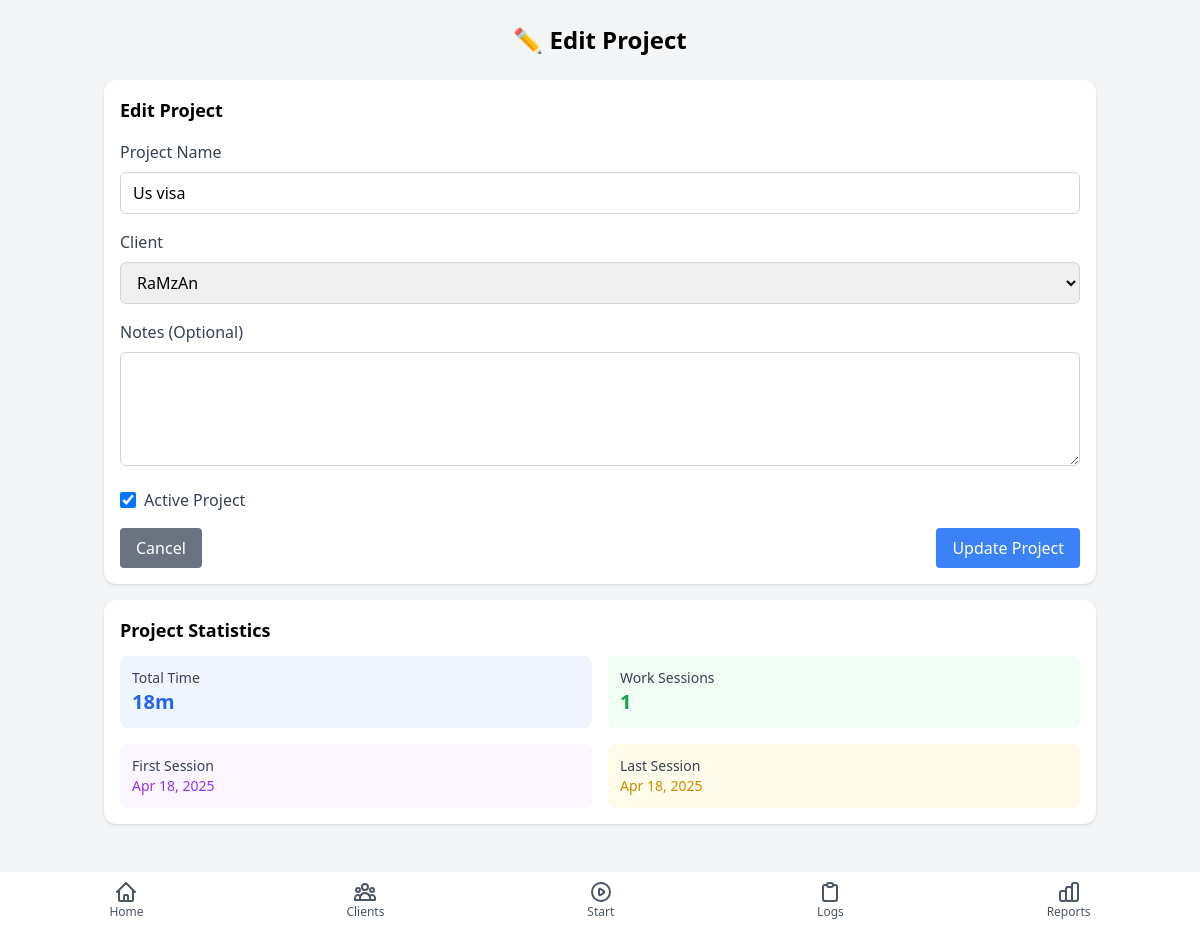
Screenshot of /edit_project.php?id=5 with the database file from the repository.
### tables this page shows
CREATE TABLE projects (
                project_id INTEGER PRIMARY KEY AUTOINCREMENT,
                client_id INTEGER NOT NULL,
                name TEXT NOT NULL,
                notes TEXT,
                is_active BOOLEAN DEFAULT 1,
                created_at TIMESTAMP DEFAULT CURRENT_TIMESTAMP,
                updated_at TIMESTAMP DEFAULT CURRENT_TIMESTAMP,
                FOREIGN KEY (client_id) REFERENCES clients (client_id) ON DELETE CASCADE
            );

CREATE TABLE clients (
                client_id INTEGER PRIMARY KEY AUTOINCREMENT,
                name TEXT NOT NULL,
                email TEXT,
                notes TEXT,
                created_at TIMESTAMP DEFAULT CURRENT_TIMESTAMP,
                updated_at TIMESTAMP DEFAULT CURRENT_TIMESTAMP
            );

### includes/functions.php (called while the page is built, shortened)
<?php
function formatDate($dateString) {
    $date = new DateTime($dateString);
    return $date->format('M j, Y');
}
function formatDuration($minutes) {
    if ($minutes < 60) {
        return $minutes . "m";
    }
    $hours = floor($minutes / 60);
    $mins = $minutes % 60;
    return $hours . "h " . $mins . "m";
}

### edit_project.php (the view, shortened to what this page needs)
<?php
require_once 'includes/header.php';
$projectId = filter_var($_GET['id'] ?? 0, FILTER_VALIDATE_INT);
$pdo = getDbConnection();
try {
    $stmt = $pdo->prepare("
        SELECT
            p.*,
            c.name as client_name
        FROM projects p
        JOIN clients c ON p.client_id = c.client_id
        WHERE p.project_id = :project_id
    ");
    $stmt->execute([':project_id' => $projectId]);
    $project = $stmt->fetch(PDO::FETCH_ASSOC);
    $stmt = $pdo->prepare("
        SELECT COUNT(*) FROM work_sessions
        WHERE project_id = :project_id AND end_time IS NULL
    ");
    $stmt->execute([':project_id' => $projectId]);
    $hasActiveSession = $stmt->fetchColumn() > 0;
} catch (PDOException $e) {
    setFlashMessage('error', 'Database error: ' . $e->getMessage());
    header('Location: clients.php');
    exit;
}
$stmt = $pdo->query("SELECT client_id, name FROM clients ORDER BY name");
$clients = $stmt->fetchAll(PDO::FETCH_ASSOC);
?>
<div class="bg-white rounded-xl shadow p-4 mb-4">
    <h2 class="text-lg font-semibold mb-4">Edit Project</h2>
    <form method="POST" action="edit_project.php?id=<?php echo $projectId; ?>">
        <div class="mb-4">
            <label for="projectName" class="block text-gray-700 font-medium mb-2">Project Name</label>
            <input type="text" id="projectName" name="projectName" value="<?php echo htmlspecialchars($project['name']); ?>" class="w-full px-3 py-2 border border-gray-300 rounded-md focus:outline-none focus:ring-2 focus:ring-blue-500" required>
        </div>
        <div class="mb-4">
            <label for="clientSelect" class="block text-gray-700 font-medium mb-2">Client</label>
            <select id="clientSelect" name="clientSelect" class="w-full px-3 py-2 border border-gray-300 rounded-md focus:outline-none focus:ring-2 focus:ring-blue-500" required>
                <?php foreach ($clients as $client): ?>
                <option value="<?php echo $client['client_id']; ?>" <?php echo $project['client_id'] == $client['client_id'] ? 'selected' : ''; ?>>
                    <?php echo htmlspecialchars($client['name']); ?>
                </option>
                <?php endforeach; ?>
            </select>
        </div>
        <div class="mb-4">
            <label for="projectNotes" class="block text-gray-700 font-medium mb-2">Notes (Optional)</label>
            <textarea id="projectNotes" name="projectNotes" rows="4" class="w-full px-3 py-2 border border-gray-300 rounded-md focus:outline-none focus:ring-2 focus:ring-blue-500"><?php echo htmlspecialchars($project['notes'] ?? ''); ?></textarea>
        </div>
        <div class="mb-4">
            <label class="flex items-center">
                <input type="checkbox" name="isActive" class="h-4 w-4 text-blue-600 focus:ring-blue-500 border-gray-300 rounded" <?php echo $project['is_active'] ? 'checked' : ''; ?> <?php echo $hasActiveSession ? 'disabled' : ''; ?>>
                <span class="ml-2 text-gray-700">Active Project</span>
            </label>
        </div>
        <div class="flex justify-between">
            <a href="clients.php" class="bg-gray-500 hover:bg-gray-600 text-white py-2 px-4 rounded">
                Cancel
            </a>
            <button type="submit" class="bg-blue-500 hover:bg-blue-600 text-white py-2 px-4 rounded">
                Update Project
            </button>
        </div>
    </form>
</div>
<div class="bg-white rounded-xl shadow p-4 mb-4">
    <h2 class="text-lg font-semibold mb-3">Project Statistics</h2>
    <?php
    $stmt = $pdo->prepare("
        SELECT
            COUNT(*) as session_count,
            SUM(duration_minutes) as total_minutes,
            MIN(start_time) as first_session,
            MAX(start_time) as last_session
        FROM work_sessions
        WHERE project_id = :project_id
        AND duration_minutes IS NOT NULL
    ");
    $stmt->execute([':project_id' => $projectId]);
    $stats = $stmt->fetch(PDO::FETCH_ASSOC);
    ?>
    <div class="grid grid-cols-2 gap-4">
        <div class="bg-blue-50 p-3 rounded-lg">
            <h3 class="text-sm font-medium text-gray-700">Total Time</h3>
            <p class="text-xl font-bold text-blue-600"><?php echo formatDuration($stats['total_minutes'] ?? 0); ?></p>
        </div>
        <div class="bg-green-50 p-3 rounded-lg">
            <h3 class="text-sm font-medium text-gray-700">Work Sessions</h3>
            <p class="text-xl font-bold text-green-600"><?php echo $stats['session_count'] ?? 0; ?></p>
        </div>
        <?php if ($stats['first_session']): ?>
        <div class="bg-purple-50 p-3 rounded-lg">
            <h3 class="text-sm font-medium text-gray-700">First Session</h3>
            <p class="text-sm font-medium text-purple-600"><?php echo formatDate($stats['first_session']); ?></p>
        </div>
        <div class="bg-yellow-50 p-3 rounded-lg">
            <h3 class="text-sm font-medium text-gray-700">Last Session</h3>
            <p class="text-sm font-medium text-yellow-600"><?php echo formatDate($stats['last_session']); ?></p>
        </div>
        <?php endif; ?>
    </div>
</div>
<?php
require_once 'includes/footer.php';
?>

### rows the page displays
projects: projectName "Us visa", clientSelect "RaMzAn", is_active "☑"

### other values shown
formatDuration($stats['total_minutes'] ?? 0) "18m"
$stats['session_count'] "1"
formatDate($stats['first_session']) "Apr 18, 2025"
formatDate($stats['last_session']) "Apr 18, 2025"
